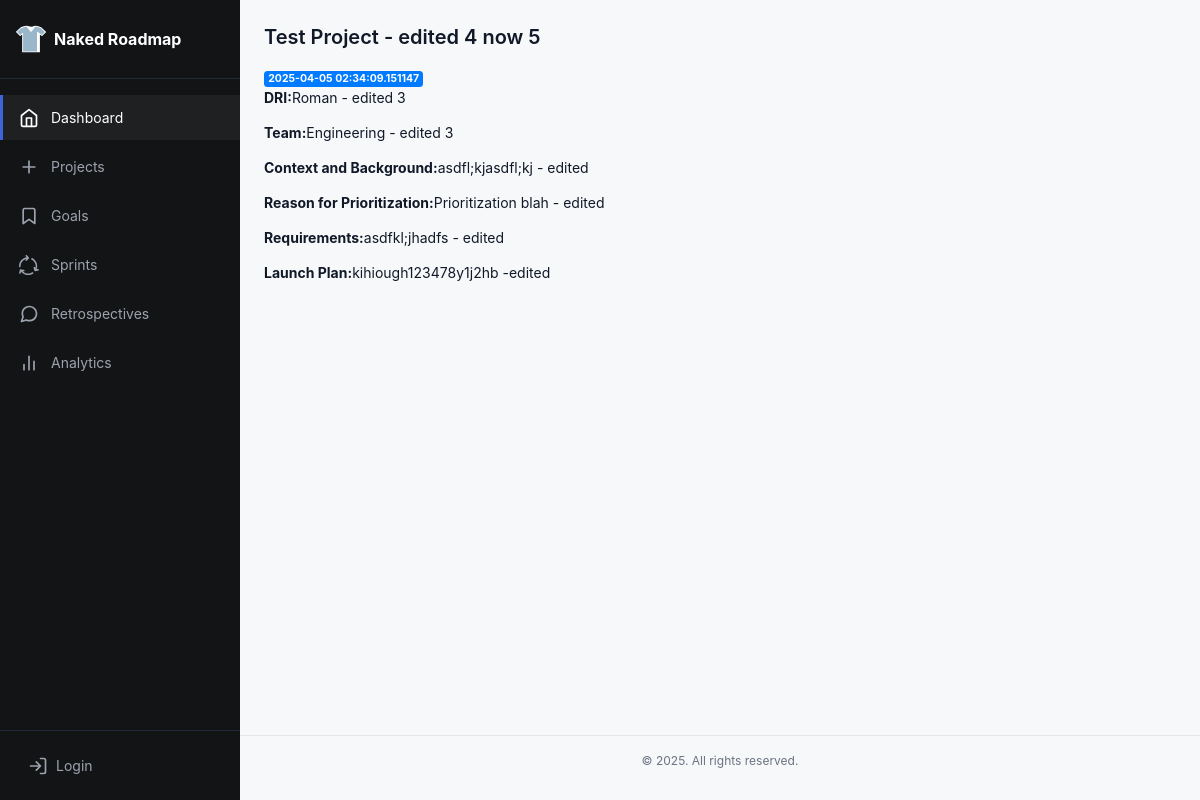
The page /6 on the database as committed earlier.
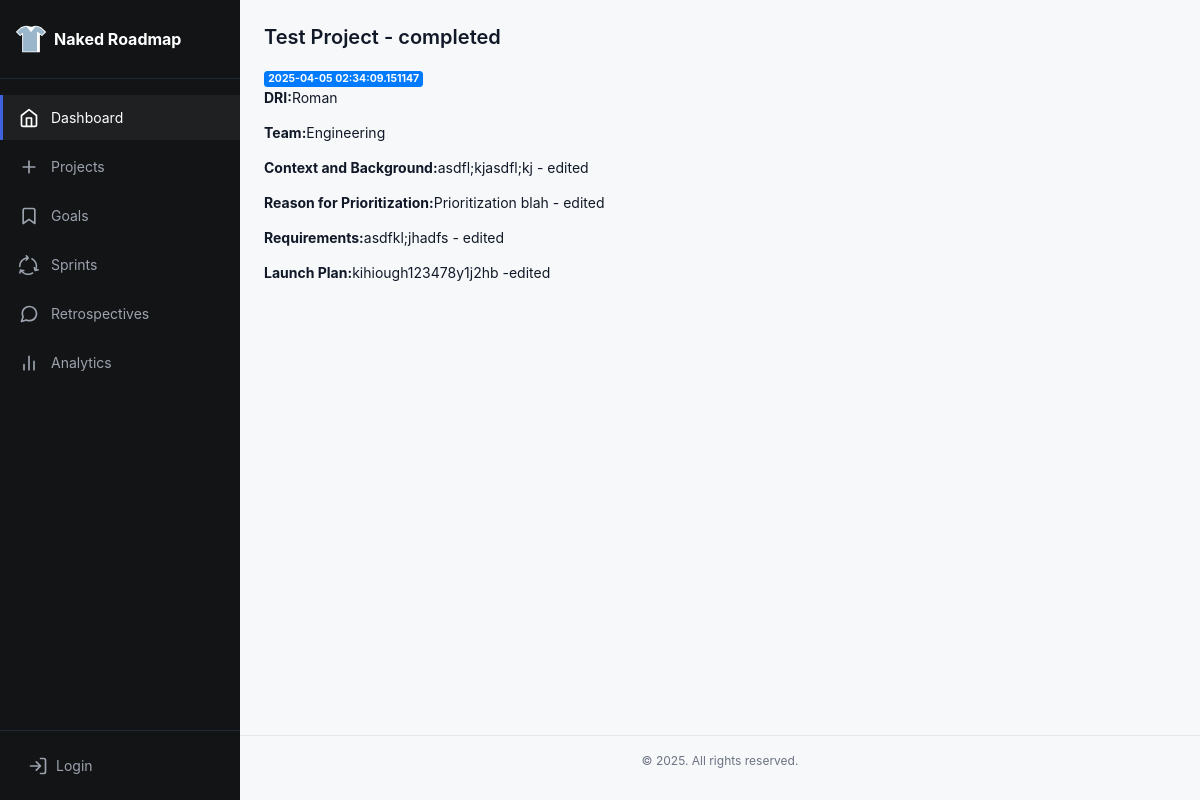
The same page on the database as committed later.
### app/models.py (models this page shows, shortened)
class Project(db.Model):
    __tablename__ = "project"
    id: so.Mapped[int] = so.mapped_column(primary_key=True)
    name: so.Mapped[str] = so.mapped_column(sa.TEXT())
    created: so.Mapped[datetime] = so.mapped_column(index=True, default=lambda: datetime.now(timezone.utc))
    dri: so.Mapped[str] = so.mapped_column(sa.TEXT())
    team: so.Mapped[str] = so.mapped_column(sa.TEXT())
    context: so.Mapped[str] = so.mapped_column(sa.TEXT())
    why: so.Mapped[str] = so.mapped_column(sa.TEXT())
    requirements: so.Mapped[str] = so.mapped_column(sa.TEXT())
    launch: so.Mapped[str] = so.mapped_column(sa.TEXT())
    location: so.Mapped[str] = so.mapped_column(sa.TEXT(),  nullable=True, default="discussion")

### app/routes.py (the view)
@app.route('/<int:project_id>')
def project(project_id):
    project = (
        Project.query
        .filter_by(id=project_id)
        .first()
    )
    return render_template('project.html', project=project)

### app/templates/project.html
{% extends 'base.html' %}
{% block content %}
    <h2>{{ project['name'] }}</h2>
    <span class="badge badge-primary">{{ project['created'] }}</span>
    <p><strong>DRI:</strong>{{ project['dri'] }}</p>
    <p><strong>Team:</strong>{{ project['team'] }}</p>
    <p><strong>Context and Background:</strong>{{ project['context'] }}</p>
    <p><strong>Reason for Prioritization:</strong>{{ project['why'] }}</p>
    <p><strong>Requirements:</strong>{{ project['requirements'] }}</p>
    <p><strong>Launch Plan:</strong>{{ project['launch'] }}</p>
{% endblock %}

### app/templates/base.html (shortened to what this page needs)
<!doctype html>
<html lang="en">
  <head>
    <link rel="stylesheet" href="https://stackpath.bootstrapcdn.com/bootstrap/4.3.1/css/bootstrap.min.css">
    <link rel="stylesheet" type="text/css" href={{ url_for('static', filename='style.css')}}>
    <link href="static/fonts/Mulish/Mulish-VariableFont_wght.ttf" rel="stylesheet">
  </head>
  <body>
    <div class="app-container">
      <div class="sidebar">
        <div class="sidebar-header">
          <a href="{{ url_for('index')}}" class="logo">
            <span>Naked Roadmap</span>
          </a>
        </div>
        <nav class="sidebar-nav">
          <ul>
            <li>
              <a href="{{ url_for('index') }}" class="active">
                Dashboard
              </a>
            </li>
            <li>
              <a href="{{ url_for('projectspage') }}">
                <svg width="20" height="20" viewBox="0 0 24 24" fill="none" xmlns="http://www.w3.org/2000/svg">
                  <path d="M12 5v14M5 12h14" stroke="currentColor" stroke-width="2" stroke-linecap="round" stroke-linejoin="round"/>
                </svg>
                Projects
              </a>
            </li>
            <li>
              <a href="#">
                <svg width="20" height="20" viewBox="0 0 24 24" fill="none" xmlns="http://www.w3.org/2000/svg">
                  <path d="M19 21l-7-5-7 5V5a2 2 0 012-2h10a2 2 0 012 2v16z" stroke="currentColor" stroke-width="2" stroke-linecap="round" stroke-linejoin="round"/>
                </svg>
                Goals
              </a>
            </li>
            <li>
              <a href="{{ url_for('createSprint') }}">
                Sprints
              </a>
            </li>
            <li>
              <a href="#">
                Retrospectives
              </a>
            </li>
            <li>
              <a href="#">
                <svg width="20" height="20" viewBox="0 0 24 24" fill="none" xmlns="http://www.w3.org/2000/svg">
                  <path d="M18 20V10M12 20V4M6 20v-6" stroke="currentColor" stroke-width="2" stroke-linecap="round" stroke-linejoin="round"/>
                </svg>
                Analytics
              </a>
            </li>
          </ul>
        </nav>
        <div class="sidebar-footer">
          {% if current_user.is_anonymous %}
          <a href="{{ url_for('login') }}" class="btn-login">
            <svg width="20" height="20" viewBox="0 0 24 24" fill="none" xmlns="http://www.w3.org/2000/svg">
              <path d="M15 3h4a2 2 0 012 2v14a2 2 0 01-2 2h-4M10 17l5-5-5-5M15 12H3" stroke="currentColor" stroke-width="2" stroke-linecap="round" stroke-linejoin="round"/>
            </svg>
            Login
          </a>
          {% endif %}
        </div>
      </div>
      <div class="main-content">
        <div class="content-container">
          {% block content %}{% endblock %}
        </div>
        <footer class="app-footer">
          <p>&copy; {{ config.company_name }} 2025. All rights reserved.</p>
        </footer>
      </div>
    </div>
  </body>
</html>

### app/static/style.css (style rules this page uses)
:root { --color-background: #f6f8fa; --color-white: #ffffff; --color-black: #131415; --color-gray-100: #f2f3f5; --color-gray-200: #e4e6eb; --color-gray-300: #d1d5db; --color-gray-400: #9ca3af; --color-gray-500: #6b7280; --color-gray-600: #4b5563; --color-gray-700: #374151; --color-gray-800: #1f2937; --color-gray-900: #111827; --color-primary: #3e63dd; --color-primary-dark: #3451b2; --color-success: #10b981; --color-warning: #f59e0b; --color-danger: #ef4444; --color-info: #60a5fa; --spacing-1: 4px; --spacing-2: 8px; --spacing-3: 12px; --spacing-4: 16px; --spacing-5: 20px; --spacing-6: 24px; --spacing-8: 32px; --spacing-10: 40px; --spacing-12: 48px; --border-radius-sm: 4px; --border-radius-md: 6px; --border-radius-lg: 8px; --border-radius-xl: 12px; --shadow-sm: 0 1px 2px 0 rgba(0, 0, 0, 0.05); --shadow-md: 0 4px 6px -1px rgba(0, 0, 0, 0.1), 0 2px 4px -1px rgba(0, 0, 0, 0.06); --shadow-lg: 0 10px 15px -3px rgba(0, 0, 0, 0.1), 0 4px 6px -2px rgba(0, 0, 0, 0.05); }
* { margin: 0; padding: 0; box-sizing: border-box; }
body, html { font-family: "Mulish", -apple-system, BlinkMacSystemFont, "Segoe UI", Roboto, Helvetica, Arial, sans-serif; font-size: 14px; line-height: 1.5; color: var(--color-gray-900); background-color: var(--color-background); height: 100%; width: 100%; }
h1, h2, h3, h4, h5, h6 { font-weight: 600; line-height: 1.3; margin-bottom: var(--spacing-4); }
h2 { font-size: 20px; }
a { color: var(--color-primary); text-decoration: none; transition: color 0.2s ease; }
.app-container { display: flex; height: 100vh; overflow: hidden; }
.sidebar { width: 240px; background-color: var(--color-black); color: var(--color-white); display: flex; flex-direction: column; flex-shrink: 0; height: 100%; overflow-y: auto; }
.sidebar-header { padding: var(--spacing-6) var(--spacing-4); border-bottom: 1px solid var(--color-gray-800); }
.logo { display: flex; align-items: center; color: var(--color-white); font-weight: 700; font-size: 16px; text-decoration: none; }
.logo svg { margin-right: var(--spacing-2); }
.logo span { white-space: nowrap; }
.sidebar-nav { padding: var(--spacing-4) 0; flex-grow: 1; }
.sidebar-nav ul { list-style: none; padding: 0; margin: 0; }
.sidebar-nav li { margin-bottom: var(--spacing-1); }
.sidebar-nav a { display: flex; align-items: center; padding: var(--spacing-3) var(--spacing-4); color: var(--color-gray-400); text-decoration: none; transition: all 0.2s ease; border-left: 3px solid transparent; }
.sidebar-nav a.active { color: var(--color-white); background-color: rgba(255, 255, 255, 0.05); border-left: 3px solid var(--color-primary); }
.sidebar-nav a svg { margin-right: var(--spacing-3); }
.sidebar-footer { padding: var(--spacing-4); border-top: 1px solid var(--color-gray-800); }
.btn-login, .btn-logout { display: flex; align-items: center; color: var(--color-gray-400); padding: var(--spacing-2) var(--spacing-3); border-radius: var(--border-radius-md); transition: all 0.2s ease; }
.btn-login svg, .btn-logout svg { margin-right: var(--spacing-2); }
.main-content { flex-grow: 1; overflow-y: auto; padding: 0; display: flex; flex-direction: column; }
.content-container { padding: var(--spacing-6); flex-grow: 1; }
.app-footer { padding: var(--spacing-4) var(--spacing-6); border-top: 1px solid var(--color-gray-200); text-align: center; color: var(--color-gray-500); font-size: 12px; margin-top: auto; }

Rows that differ between the two databases and show on the page:
changed Project "asdfl;kjasdfl;kj - edited": name "Test Project - edited 4 now 5" → "Test Project - completed"; dri "Roman - edited 3" → "Roman"; team "Engineering - edited 3" → "Engineering"
